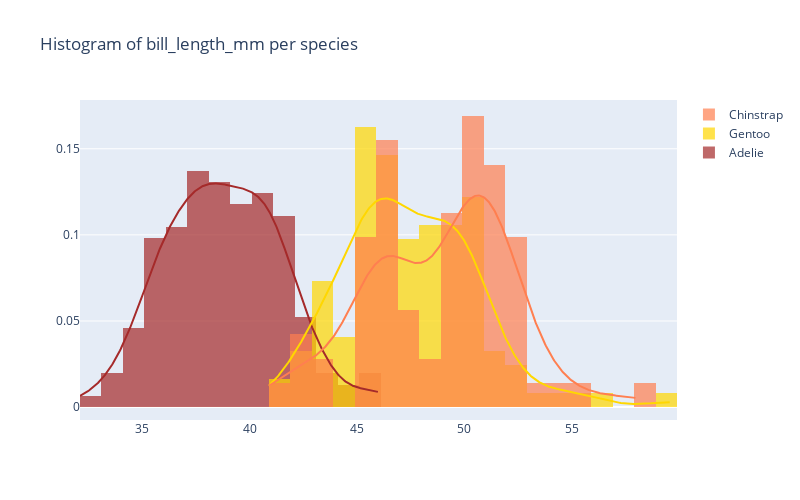
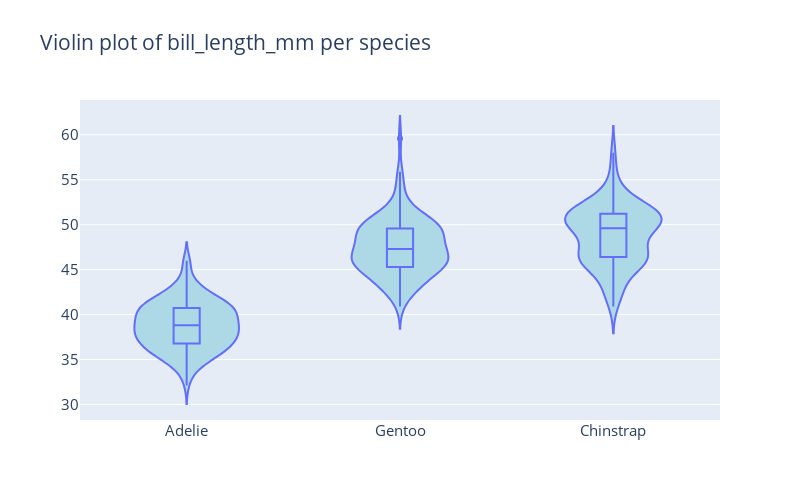

The cell these charts' notebook holds for them, in order:
### Markdown cell above
<img src='https://drive.google.com/uc?export=view&id=1wFmMUpf-zvhFh9MxRq2x9k19qNXHHi7M' width="500">

### Code cell
# Histogram of bill_length_mm per species
fig2 = ff.create_distplot([data[data['species'] == sp]['bill_length_mm'] for sp in data['species'].unique()], 
                          data['species'].unique(), 
                          bin_size = 1, 
                          show_rug = False, 
                          colors = [species_colors[sp] for sp in data['species'].unique()])

fig2.update_layout(autosize = False, width = 800, height = 500, title_text = 'Histogram of bill_length_mm per species')
fig2.show()

# Violin plot
fig3 = go.Figure(data = [go.Violin(x = data['species'], y = data['bill_length_mm'], box_visible = True, fillcolor = 'lightblue')])
fig3.update_layout(autosize = False, width = 800, height = 500, title_text = 'Violin plot of bill_length_mm per species', font = dict(size = 15))
fig3.show()

### Figure 1 — Plotly figure (JSON) as saved in the notebook; plotly's stock layout.template omitted (floating-point values rounded to 4 significant figures; data arrays with more than 128 entries replaced by an {"elided": "..."} marker saying what was removed)
{"data": [{"autobinx": false, "histnorm": "probability density", "legendgroup": "Adelie", "marker": {"color": "brown"}, "name": "Adelie", "opacity": 0.7, "type": "histogram", "x": {"elided": "153 float values"}, "xaxis": "x", "xbins": {"end": 46, "size": 1, "start": 32.1}, "yaxis": "y"}, {"autobinx": false, "histnorm": "probability density", "legendgroup": "Gentoo", "marker": {"color": "gold"}, "name": "Gentoo", "opacity": 0.7, "type": "histogram", "x": [46.1, 50, 48.7, 50, 47.6, 46.5, 45.4, 46.7, 43.3, 46.8, 40.9, 49, 45.5, 48.4, 45.8, 49.3, 42, 49.2, 46.2, 48.7, 50.2, 45.1, 46.5, 46.3, 42.9, 46.1, 44.5, 47.8, 48.2, 50, 47.3, 42.8, 45.1, 59.6, 49.1, 48.4, 42.6, 44.4, 44, 48.7, 42.7, 49.6, 45.3, 49.6, 50.5, 43.6, 45.5, 50.5, 44.9, 45.2, 46.6, 48.5, 45.1, 50.1, 46.5, 45, 43.8, 45.5, 43.2, 50.4, 45.3, 46.2, 45.7, 54.3, 45.8, 49.8, 46.2, 49.5, 43.5, 50.7, 47.7, 46.4, 48.2, 46.5, 46.4, 48.6, 47.5, 51.1, 45.2, 45.2, 49.1, 52.5, 47.4, 50, 44.9, 50.8, 43.4, 51.3, 47.5, 52.1, 47.5, 52.2, 45.5, 49.5, 44.5, 50.8, 49.4, 46.9, 48.4, 51.1, 48.5, 55.9, 47.2, 49.1, 47.3, 46.8, 41.7, 53.4, 43.3, 48.1, 50.5, 49.8, 43.5, 51.5, 46.2, 55.1, 44.5, 48.8, 47.2, 46.8, 50.4, 45.2, 49.9], "xaxis": "x", "xbins": {"end": 59.6, "size": 1, "start": 40.9}, "yaxis": "y"}, {"autobinx": false, "histnorm": "probability density", "legendgroup": "Chinstrap", "marker": {"color": "coral"}, "name": "Chinstrap", "opacity": 0.7, "type": "histogram", "x": [46.4, 50.2, 51.3, 45.4, 52.7, 45.2, 46.1, 51.3, 46.5, 50, 51.3, 46, 51.3, 46.6, 51.7, 47, 52, 45.9, 50.5, 50.3, 58, 46.4, 49.2, 42.4, 48.5, 43.2, 50.6, 46.7, 52, 50.5, 49.5, 46.4, 52.8, 40.9, 54.2, 42.5, 51, 49.7, 47.5, 47.6, 52, 46.9, 53.5, 49, 46.2, 50.9, 45.5, 50.9, 50.8, 50.1, 49, 51.5, 49.8, 48.1, 51.4, 45.7, 50.7, 42.5, 52.2, 45.2, 49.3, 50.2, 45.6, 51.9, 46.8, 45.7, 55.8, 43.5, 49.6, 50.8, 50.2], "xaxis": "x", "xbins": {"end": 58, "size": 1, "start": 40.9}, "yaxis": "y"}, {"legendgroup": "Adelie", "marker": {"color": "brown"}, "mode": "lines", "name": "Adelie", "showlegend": false, "type": "scatter", "x": {"elided": "500 float values"}, "xaxis": "x", "y": {"elided": "500 float values"}, "yaxis": "y"}, {"legendgroup": "Gentoo", "marker": {"color": "gold"}, "mode": "lines", "name": "Gentoo", "showlegend": false, "type": "scatter", "x": {"elided": "500 float values"}, "xaxis": "x", "y": {"elided": "500 float values"}, "yaxis": "y"}, {"legendgroup": "Chinstrap", "marker": {"color": "coral"}, "mode": "lines", "name": "Chinstrap", "showlegend": false, "type": "scatter", "x": {"elided": "500 float values"}, "xaxis": "x", "y": {"elided": "500 float values"}, "yaxis": "y"}], "layout": {"autosize": false, "barmode": "overlay", "height": 500, "hovermode": "closest", "legend": {"traceorder": "reversed"}, "title": {"text": "Histogram of bill_length_mm per species"}, "width": 800, "xaxis": {"anchor": "y2", "domain": [0, 1], "zeroline": false}, "yaxis": {"anchor": "free", "domain": [0, 1], "position": 0}}}

### Figure 2 — Plotly figure (JSON) as saved in the notebook; plotly's stock layout.template omitted (floating-point values rounded to 4 significant figures; data arrays with more than 128 entries replaced by an {"elided": "..."} marker saying what was removed)
{"data": [{"box": {"visible": true}, "fillcolor": "lightblue", "type": "violin", "x": {"elided": "347 str values"}, "y": {"elided": "347 float values"}}], "layout": {"autosize": false, "font": {"size": 15}, "height": 500, "title": {"text": "Violin plot of bill_length_mm per species"}, "width": 800}}
